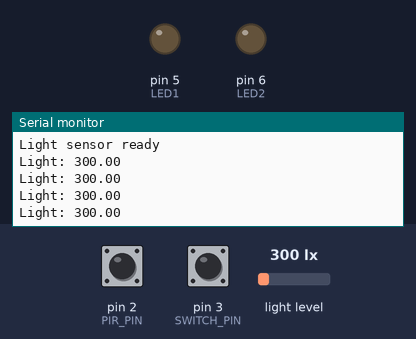
Bench run of a sketch on a simulated Arduino Uno, built with avr-gcc and run on an emulated ATmega328P. Parts: output pins drawn as LEDs (lit = HIGH), the last lines printed to the serial monitor. Inputs (shaded band) come from the test bench; at power-on: pin 3 (SWITCH_PIN) HIGH, pin 2 (PIR_PIN) HIGH, light level 300 lx.

Above: at 1.2 s.
1.3 s: pin 3 (SWITCH_PIN) pulled LOW for 0.35 s
At 1.73 s:
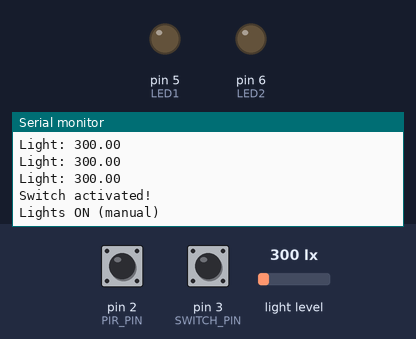
3.1 s: pin 2 (PIR_PIN) pulsed LOW 2 times (0.12 s each, 0.3 s apart)
At 3.54 s:
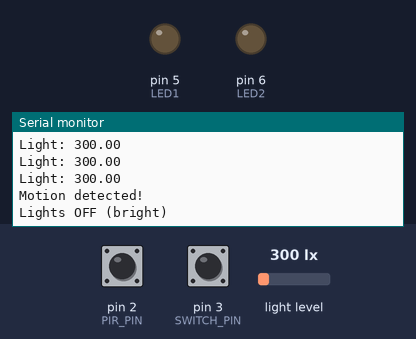

The sketch:

Task4.1Interrupts.ino
```cpp
#include <Wire.h>
#include <BH1750.h>


#define PIR_PIN 2
#define SWITCH_PIN 3
#define LED1 5
#define LED2 6

BH1750 lightMeter;


volatile bool motionFlag = false;
volatile bool switchFlag = false;

void setup() {
  Serial.begin(9600);

  pinMode(PIR_PIN, INPUT);
  pinMode(SWITCH_PIN, INPUT);
  pinMode(LED1, OUTPUT);
  pinMode(LED2, OUTPUT);

  Wire.begin();


  if (lightMeter.begin()) {
    Serial.println("Light sensor ready");
  } else {
    Serial.println("Light sensor error");
  }


  attachInterrupt(digitalPinToInterrupt(PIR_PIN), motionISR, RISING);
  attachInterrupt(digitalPinToInterrupt(SWITCH_PIN), switchISR, CHANGE);
}

void loop() {
  float lightLevel = lightMeter.readLightLevel();

  Serial.print("Light: ");
  Serial.println(lightLevel);


  if (motionFlag) {
    Serial.println("Motion detected!");

    if (lightLevel < 10) {
      turnLightsOn();
      Serial.println("Lights ON (dark)");
    } else {
      turnLightsOff();
      Serial.println("Lights OFF (bright)");
    }

    motionFlag = false;
  }


  if (switchFlag) {
    Serial.println("Switch activated!");
    turnLightsOn();
    Serial.println("Lights ON (manual)");

    switchFlag = false;
  }


  if (lightLevel >= 10) {
    turnLightsOff();
  }

  delay(300);
}


void motionISR() {
  motionFlag = true;
}

void switchISR() {
  switchFlag = true;
}


void turnLightsOn() {
  digitalWrite(LED1, HIGH);
  digitalWrite(LED2, HIGH);
}


void turnLightsOff() {
  digitalWrite(LED1, LOW);
  digitalWrite(LED2, LOW);
}
```

Measured:
- after the input at 1.3 s, the serial monitor: prints a new line after 0.22 s (image 1)
- after the input at 3.1 s, the serial monitor: prints a new line after 0.23 s (image 2)
